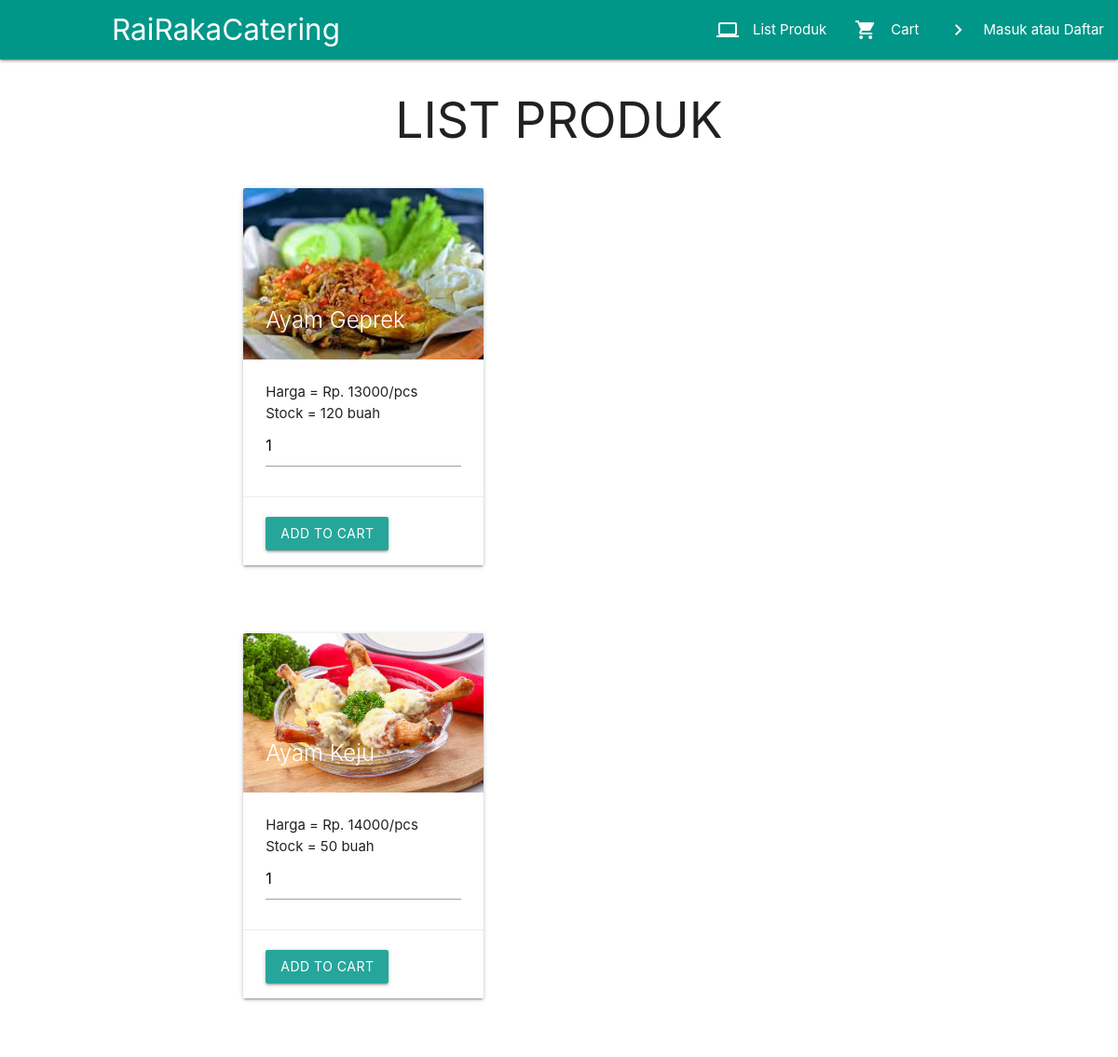
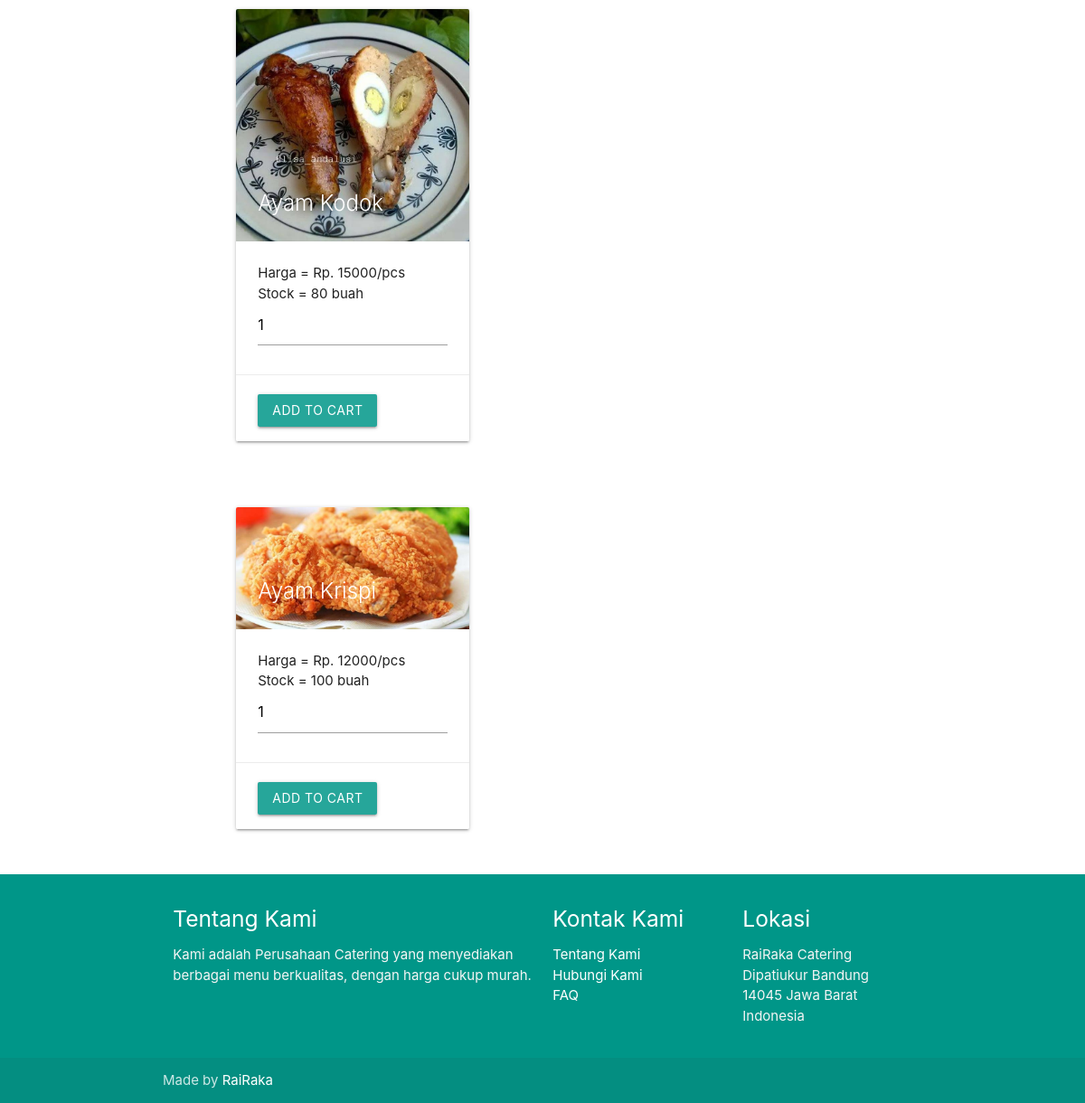
The page /index.php?page=produk on the database its author committed (2 pictures, top to bottom).
### tables this page shows
CREATE TABLE `posts` (
  `id_post` int(11) NOT NULL AUTO_INCREMENT,
  `title` varchar(255) DEFAULT NULL,
  `price` double DEFAULT NULL,
  `image` varchar(255) DEFAULT NULL,
  `created_at` timestamp NOT NULL DEFAULT CURRENT_TIMESTAMP ON UPDATE CURRENT_TIMESTAMP,
  `stock` int(11) DEFAULT NULL,
  `username_admin` varchar(255) DEFAULT NULL,
  PRIMARY KEY (`id_post`),
  KEY `posts_ibfk_1` (`username_admin`),
  CONSTRAINT `posts_ibfk_1` FOREIGN KEY (`username_admin`) REFERENCES `admin` (`username_admin`) ON DELETE CASCADE ON UPDATE CASCADE
);

### index.php (called while the page is built)
<?php
    include("header.php");
    if(isset($_GET['page'])){
        $page=$_GET['page'].".php";
    } else {
        $page="home.php";
    }
    include($page);
    include("footer.php");
?>

### produk.php (the view, shortened to what this page needs)
<?php
$connect = mysqli_connect("localhost", "root", "", "db_atol");
?>
                            <h2 class="center-align">LIST PRODUK</h2>
        <?php
				$query = "SELECT * FROM posts ORDER BY id_post ASC";
				$result = mysqli_query($connect, $query);
				if(mysqli_num_rows($result) > 0)
				{
					while($row = mysqli_fetch_array($result))
					{
		?>
            <div class="container">
                <div class="section">
                    <div class="row">
                        <div class="col s12 m4 offset-m1">
                        <form method="post" action="index.php?page=cart&action=add&id=<?php echo $row["id_post"]; ?>">
                            <div class="card">
                                <div class="card-image">
                                    <img src="assets/images/post/<?php echo $row['image'];?>">
                                    <span class="card-title">
                                        <?php echo $row['title'];?>
                                    </span>
                                </div>
                                <div class="card-content">
                                    <p>Harga = Rp.
                                        <?php echo $row['price'];?>/pcs</p>
                                    <p>Stock =
                                        <?php echo $row['stock'];?> buah</p>
                                        <input type="number" name="quantity" value="1" class="form-control" />
                                </div>
                                <div class="card-action">
                                <input type="submit" name="add_to_cart" style="margin-top:5px;" class="btn btn-success" value="Add to Cart" />
                                </div>
                            </div>
                        </div>
                    </div>
                </div>
            </div>
            <?php
					}
				}
			?>

### rows shown on the page
posts: image (picture), title "Ayam Geprek", price "13000", stock "120"
posts: image (picture), title "Ayam Keju", price "14000", stock "50"
posts: image (picture), title "Ayam Kodok", price "15000", stock "80"
posts: image (picture), title "Ayam Krispi", price "12000", stock "100"
